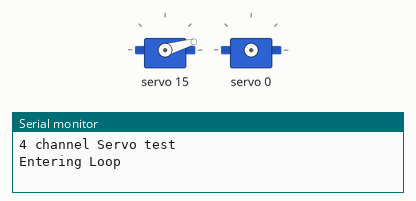
Recording of a sketch running on a simulated Arduino Uno, built with avr-gcc and run on an emulated ATmega328P. Shown: 2 × servo, the last lines printed to the serial monitor.

Above: at 0.15 s.
At 1.06 s:
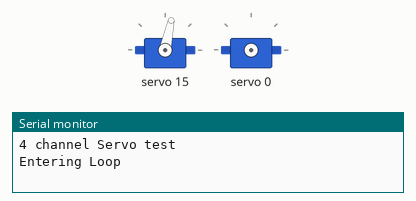
At 1.67 s:
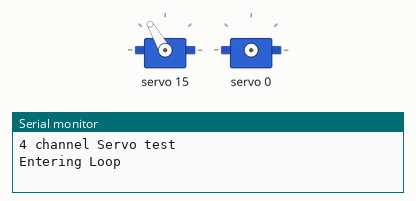
At 2.1 s:
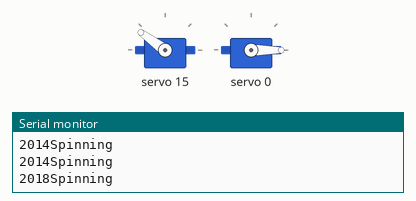
Timing chart, 0 to 3.6 s (numbered marks = the images above):
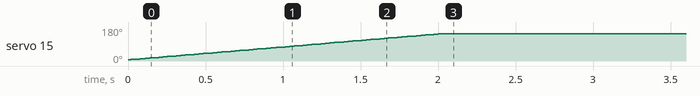

Measured:
- by itself, servo 15: moves from 6° to 144° over 2.0 s

The sketch:

test_servo.ino
```cpp
#include <Wire.h>
#include <Adafruit_PWMServoDriver.h>

const int servo_max_cw = 98; // full throtle clockwise
const int servo_min_cw = 350; // min throtle counter-clockwise
const int servo_max_ccw = 630; // full throtle counter-clockwise
const int servo_min_ccw = 380; // min throtle counter-clockwise
const int mini_cw = 60;
const int mini_ccw = 1100;

#define servoMin  150
#define servoMax  500

Adafruit_PWMServoDriver board = Adafruit_PWMServoDriver(0x40);


void setup() {
    Serial.begin(9600);
    Serial.println("4 channel Servo test");

    board.begin();
    board.setPWMFreq(60);
}

void loop() {
    Serial.println("Entering Loop");
    float t = 5000;
    for (int pulse = servoMin; pulse < servoMax; pulse++){
      board.setPWM(15, 0, pulse);
    delay(5);
    }
    float start_time = millis();
    board.setPWM(0, 0, servo_max_cw);
    while (millis() - start_time < t) {
        Serial.print(millis());
        Serial.println("Spinning");
    }
    board.setPWM(0, 0, 0);
    delay(10000000);
}
```
